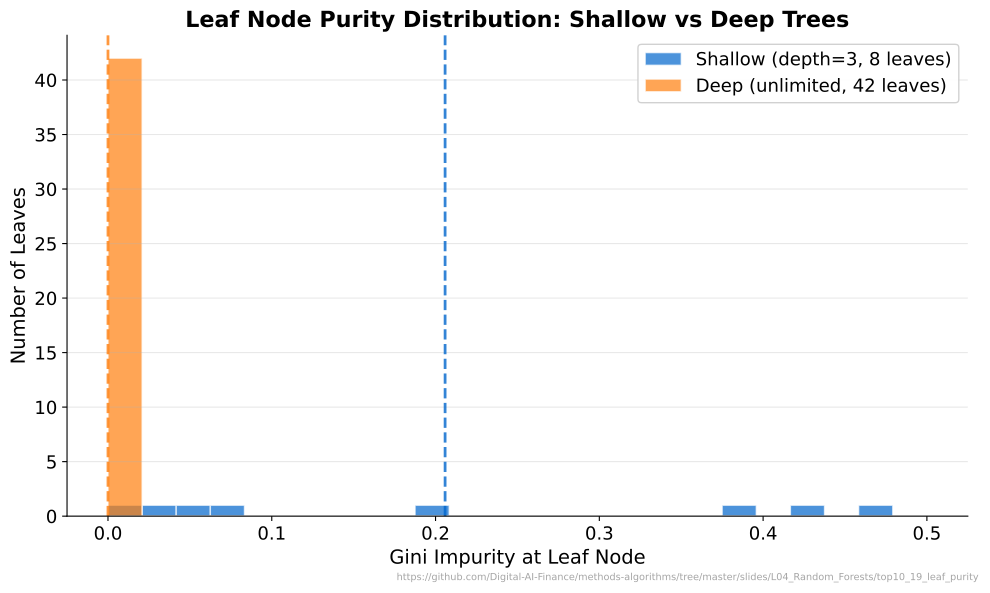

This figure's Python source:
"""Leaf Node Purity Distribution: Shallow vs Deep Trees"""
import matplotlib.pyplot as plt
import numpy as np
from pathlib import Path
from sklearn.datasets import make_classification
from sklearn.tree import DecisionTreeClassifier

CHART_METADATA = {
    'title': 'Leaf Node Purity Distribution: Shallow vs Deep Trees',
    'description': 'Histogram of leaf Gini impurities for shallow vs deep decision trees',
    'url': 'https://github.com/Digital-AI-Finance/methods-algorithms/tree/master/slides/L04_Random_Forests/top10_19_leaf_purity'
}

plt.rcParams.update({
    'font.size': 14, 'axes.labelsize': 14, 'axes.titlesize': 16,
    'xtick.labelsize': 13, 'ytick.labelsize': 13, 'legend.fontsize': 13,
    'figure.figsize': (10, 6), 'figure.dpi': 150,
    'axes.spines.top': False, 'axes.spines.right': False,
})

MLPURPLE = '#3333B2'
MLBLUE = '#0066CC'
MLORANGE = '#FF7F0E'
MLGREEN = '#2CA02C'
MLRED = '#D62728'

X, y = make_classification(n_samples=500, n_features=10, n_informative=5, random_state=42)

# Shallow tree
shallow = DecisionTreeClassifier(max_depth=3, random_state=42)
shallow.fit(X, y)
shallow_leaf_mask = shallow.tree_.children_left == -1
shallow_impurities = shallow.tree_.impurity[shallow_leaf_mask]

# Deep tree
deep = DecisionTreeClassifier(max_depth=None, random_state=42)
deep.fit(X, y)
deep_leaf_mask = deep.tree_.children_left == -1
deep_impurities = deep.tree_.impurity[deep_leaf_mask]

fig, ax = plt.subplots(figsize=(10, 6))

bins = np.linspace(0, 0.5, 25)
ax.hist(shallow_impurities, bins=bins, color=MLBLUE, alpha=0.7, edgecolor='white',
        label=f'Shallow (depth=3, {len(shallow_impurities)} leaves)')
ax.hist(deep_impurities, bins=bins, color=MLORANGE, alpha=0.7, edgecolor='white',
        label=f'Deep (unlimited, {len(deep_impurities)} leaves)')

ax.axvline(x=np.mean(shallow_impurities), color=MLBLUE, linestyle='--', linewidth=2, alpha=0.8)
ax.axvline(x=np.mean(deep_impurities), color=MLORANGE, linestyle='--', linewidth=2, alpha=0.8)

ax.set_xlabel("Gini Impurity at Leaf Node")
ax.set_ylabel("Number of Leaves")
ax.set_title("Leaf Node Purity Distribution: Shallow vs Deep Trees", fontsize=16, fontweight='bold')
ax.legend(loc='upper right', framealpha=0.9)
ax.grid(True, alpha=0.3, axis='y')

plt.figtext(0.99, 0.01, CHART_METADATA['url'], fontsize=7, color='gray', ha='right', va='bottom', alpha=0.7)
plt.tight_layout()
plt.savefig(Path(__file__).parent / 'chart.pdf', dpi=300, bbox_inches='tight')
plt.close()
print("Chart saved: top10_19_leaf_purity/chart.pdf")
